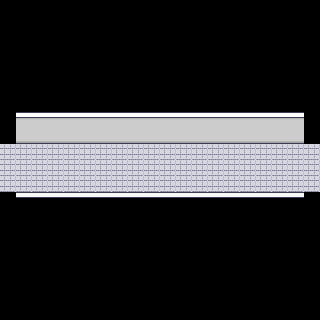

Below is a game level as drawn by its tile map, then a one-line description and the .tmx file that defines it, in full:
An orthogonal 20x20 tile map with 16x16 px tiles, 1 tile layer (Tile Layer 1), 2 tilesets and 2 objects.

<map version="1.10" tiledversion="1.10.1" orientation="orthogonal" renderorder="right-down" width="20" height="20" tilewidth="16" tileheight="16" infinite="0" nextlayerid="3" nextobjectid="3">
 <tileset firstgid="1" source="../../Tileset/Floors.tsx" />
 <tileset firstgid="601" source="../../Tileset/Room_Builder_3d_walls.tsx" />
 <layer id="1" name="Tile Layer 1" width="20" height="20">
  <data encoding="csv">
0,0,0,0,0,0,0,0,0,0,0,0,0,0,0,0,0,0,0,0,
0,0,0,0,0,0,0,0,0,0,0,0,0,0,0,0,0,0,0,0,
0,0,0,0,0,0,0,0,0,0,0,0,0,0,0,0,0,0,0,0,
0,0,0,0,0,0,0,0,0,0,0,0,0,0,0,0,0,0,0,0,
0,0,0,0,0,0,0,0,0,0,0,0,0,0,0,0,0,0,0,0,
0,0,0,0,0,0,0,0,0,0,0,0,0,0,0,0,0,0,0,0,
0,0,0,0,0,0,0,0,0,0,0,0,0,0,0,0,0,0,0,0,
0,660,660,660,660,660,660,660,660,660,660,660,660,660,660,660,660,660,660,0,
0,684,684,684,684,684,684,684,684,684,684,684,684,684,684,684,684,684,684,0,
47,47,47,47,47,47,47,47,47,47,47,47,47,47,47,47,47,47,47,47,
47,47,47,47,47,47,47,47,47,47,47,47,47,47,47,47,47,47,47,47,
47,47,47,47,47,47,47,47,47,47,47,47,47,47,47,47,47,47,47,47,
0,732,732,732,732,732,732,732,732,732,732,732,732,732,732,732,732,732,732,0,
0,0,0,0,0,0,0,0,0,0,0,0,0,0,0,0,0,0,0,0,
0,0,0,0,0,0,0,0,0,0,0,0,0,0,0,0,0,0,0,0,
0,0,0,0,0,0,0,0,0,0,0,0,0,0,0,0,0,0,0,0,
0,0,0,0,0,0,0,0,0,0,0,0,0,0,0,0,0,0,0,0,
0,0,0,0,0,0,0,0,0,0,0,0,0,0,0,0,0,0,0,0,
0,0,0,0,0,0,0,0,0,0,0,0,0,0,0,0,0,0,0,0,
0,0,0,0,0,0,0,0,0,0,0,0,0,0,0,0,0,0,0,0
</data>
 </layer>
 <objectgroup id="2" name="Block">
  <object id="1" x="304.667" y="122.667" width="23.3333" height="83.3333" />
  <object id="2" x="-5.33333" y="120.667" width="24.6667" height="82" />
 </objectgroup>
</map>
